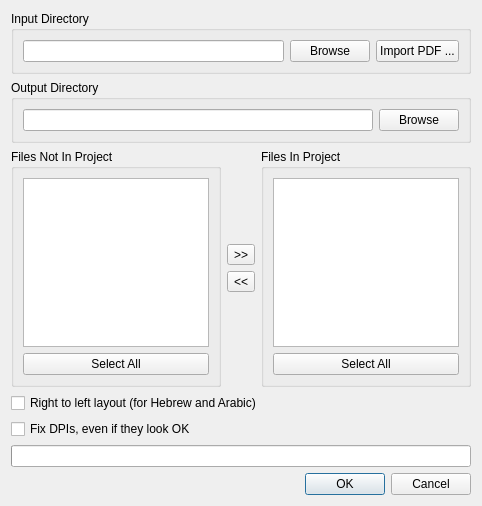
<?xml version="1.0" encoding="UTF-8"?>
<ui version="4.0">
 <class>ProjectFilesDialog</class>
 <widget class="QDialog" name="ProjectFilesDialog">
  <property name="geometry">
   <rect>
    <x>0</x>
    <y>0</y>
    <width>482</width>
    <height>506</height>
   </rect>
  </property>
  <property name="windowTitle">
   <string>Project Files</string>
  </property>
  <layout class="QVBoxLayout" name="verticalLayout">
   <item>
    <widget class="QGroupBox" name="groupBox_2">
     <property name="title">
      <string>Input Directory</string>
     </property>
     <layout class="QHBoxLayout">
      <item>
       <widget class="QLineEdit" name="inpDirLine">
        <property name="enabled">
         <bool>true</bool>
        </property>
       </widget>
      </item>
      <item>
       <widget class="QPushButton" name="inpDirBrowseBtn">
        <property name="text">
         <string>Browse</string>
        </property>
       </widget>
      </item>
      <item>
       <widget class="QPushButton" name="importPdfBtn">
        <property name="text">
         <string>Import PDF ...</string>
        </property>
       </widget>
      </item>
     </layout>
    </widget>
   </item>
   <item>
    <widget class="QGroupBox" name="groupBox">
     <property name="title">
      <string>Output Directory</string>
     </property>
     <layout class="QHBoxLayout">
      <item>
       <widget class="QLineEdit" name="outDirLine"/>
      </item>
      <item>
       <widget class="QPushButton" name="outDirBrowseBtn">
        <property name="text">
         <string>Browse</string>
        </property>
       </widget>
      </item>
     </layout>
    </widget>
   </item>
   <item>
    <layout class="QHBoxLayout">
     <item>
      <widget class="QGroupBox" name="groupBox_3">
       <property name="title">
        <string>Files Not In Project</string>
       </property>
       <layout class="QVBoxLayout">
        <item>
         <widget class="QListView" name="offProjectList">
          <property name="selectionMode">
           <enum>QAbstractItemView::ExtendedSelection</enum>
          </property>
         </widget>
        </item>
        <item>
         <widget class="QPushButton" name="offProjectSelectAllBtn">
          <property name="text">
           <string>Select All</string>
          </property>
         </widget>
        </item>
       </layout>
      </widget>
     </item>
     <item>
      <layout class="QVBoxLayout">
       <item>
        <spacer>
         <property name="orientation">
          <enum>Qt::Vertical</enum>
         </property>
         <property name="sizeHint" stdset="0">
          <size>
           <width>20</width>
           <height>40</height>
          </size>
         </property>
        </spacer>
       </item>
       <item>
        <widget class="QToolButton" name="addToProjectBtn">
         <property name="toolTip">
          <string>&lt;html&gt;&lt;head&gt;&lt;meta name=&quot;qrichtext&quot; content=&quot;1&quot; /&gt;&lt;style type=&quot;text/css&quot;&gt;
p, li { white-space: pre-wrap; }
&lt;/style&gt;&lt;/head&gt;&lt;body style=&quot; font-family:'Sans Serif'; font-size:9pt; font-weight:400; font-style:normal;&quot;&gt;
&lt;p style=&quot; margin-top:0px; margin-bottom:0px; margin-left:0px; margin-right:0px; -qt-block-indent:0; text-indent:0px;&quot;&gt;Add selected files to project.&lt;/p&gt;&lt;/body&gt;&lt;/html&gt;</string>
         </property>
         <property name="text">
          <string>&gt;&gt;</string>
         </property>
        </widget>
       </item>
       <item>
        <widget class="QToolButton" name="removeFromProjectBtn">
         <property name="toolTip">
          <string>&lt;html&gt;&lt;head&gt;&lt;meta name=&quot;qrichtext&quot; content=&quot;1&quot; /&gt;&lt;style type=&quot;text/css&quot;&gt;
p, li { white-space: pre-wrap; }
&lt;/style&gt;&lt;/head&gt;&lt;body style=&quot; font-family:'Sans Serif'; font-size:9pt; font-weight:400; font-style:normal;&quot;&gt;
&lt;p style=&quot; margin-top:0px; margin-bottom:0px; margin-left:0px; margin-right:0px; -qt-block-indent:0; text-indent:0px;&quot;&gt;Remove selected files from project.&lt;/p&gt;&lt;/body&gt;&lt;/html&gt;</string>
         </property>
         <property name="text">
          <string>&lt;&lt;</string>
         </property>
        </widget>
       </item>
       <item>
        <spacer>
         <property name="orientation">
          <enum>Qt::Vertical</enum>
         </property>
         <property name="sizeHint" stdset="0">
          <size>
           <width>20</width>
           <height>40</height>
          </size>
         </property>
        </spacer>
       </item>
      </layout>
     </item>
     <item>
      <widget class="QGroupBox" name="groupBox_4">
       <property name="title">
        <string>Files In Project</string>
       </property>
       <layout class="QVBoxLayout">
        <item>
         <widget class="QListView" name="inProjectList">
          <property name="enabled">
           <bool>true</bool>
          </property>
          <property name="selectionMode">
           <enum>QAbstractItemView::ExtendedSelection</enum>
          </property>
         </widget>
        </item>
        <item>
         <widget class="QPushButton" name="inProjectSelectAllBtn">
          <property name="text">
           <string>Select All</string>
          </property>
         </widget>
        </item>
       </layout>
      </widget>
     </item>
    </layout>
   </item>
   <item>
    <widget class="QCheckBox" name="rtlLayoutCB">
     <property name="text">
      <string>Right to left layout (for Hebrew and Arabic)</string>
     </property>
    </widget>
   </item>
   <item>
    <widget class="QCheckBox" name="forceFixDpi">
     <property name="text">
      <string>Fix DPIs, even if they look OK</string>
     </property>
    </widget>
   </item>
   <item>
    <widget class="QProgressBar" name="progressBar">
     <property name="value">
      <number>0</number>
     </property>
     <property name="textVisible">
      <bool>false</bool>
     </property>
    </widget>
   </item>
   <item>
    <widget class="QDialogButtonBox" name="buttonBox">
     <property name="orientation">
      <enum>Qt::Horizontal</enum>
     </property>
     <property name="standardButtons">
      <set>QDialogButtonBox::Cancel|QDialogButtonBox::Ok</set>
     </property>
    </widget>
   </item>
  </layout>
 </widget>
 <resources/>
 <connections>
  <connection>
   <sender>buttonBox</sender>
   <signal>rejected()</signal>
   <receiver>ProjectFilesDialog</receiver>
   <slot>reject()</slot>
   <hints>
    <hint type="sourcelabel">
     <x>295</x>
     <y>463</y>
    </hint>
    <hint type="destinationlabel">
     <x>286</x>
     <y>274</y>
    </hint>
   </hints>
  </connection>
  <connection>
   <sender>offProjectSelectAllBtn</sender>
   <signal>clicked()</signal>
   <receiver>offProjectList</receiver>
   <slot>selectAll()</slot>
   <hints>
    <hint type="sourcelabel">
     <x>74</x>
     <y>381</y>
    </hint>
    <hint type="destinationlabel">
     <x>86</x>
     <y>318</y>
    </hint>
   </hints>
  </connection>
  <connection>
   <sender>inProjectSelectAllBtn</sender>
   <signal>clicked()</signal>
   <receiver>inProjectList</receiver>
   <slot>selectAll()</slot>
   <hints>
    <hint type="sourcelabel">
     <x>386</x>
     <y>380</y>
    </hint>
    <hint type="destinationlabel">
     <x>382</x>
     <y>304</y>
    </hint>
   </hints>
  </connection>
 </connections>
</ui>
